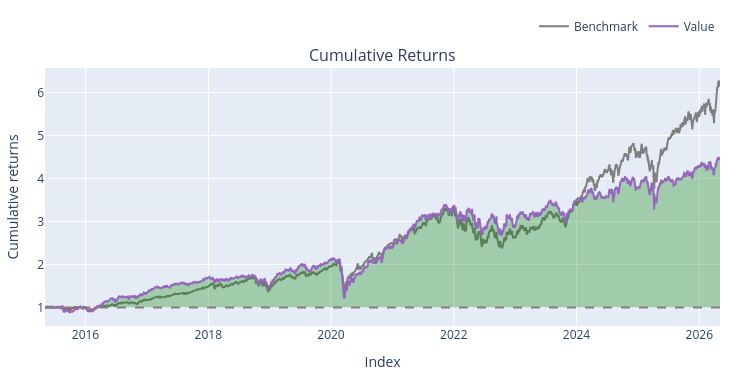

This figure's notebook cell:
### Code cell
#Awesome oscilator for s&p500


median_price = (high_df + low_df) / 2


awesome_dict = {}

for ticker in median_price.columns:
    prices = median_price[ticker].to_numpy(dtype=np.float64)

    sma5 = talib.SMA(prices, timeperiod=7)
    sma34 = talib.SMA(prices, timeperiod=56)

    awesome_dict[ticker] = sma5 - sma34

awesome = pd.DataFrame(
    awesome_dict,
    index=median_price.index
)


entries = (awesome < 0) & (awesome.shift(1) > 0)
exits = (awesome > 0) & (awesome.shift(1) < 0)

backtest1 = vbt.Portfolio.from_signals(
    close=close_df,
    entries=entries,
    exits=exits,
    init_cash=100_000.0,
    size=10_000.0,
    size_type="value",
    cash_sharing = True,
    group_by= True,
    freq="1D",
    fees=0.001
)

# 8. View results
print(backtest1.stats())
backtest1.plot().show()

### Figure 1 — Plotly figure (JSON) as saved in the notebook; plotly's stock layout.template omitted (floating-point values rounded to 4 significant figures; data arrays with more than 128 entries replaced by an {"elided": "..."} marker saying what was removed)
{"data": [{"legendgroup": "0", "line": {"color": "#7f7f7f"}, "name": "Benchmark", "showlegend": true, "type": "scatter", "uid": "5a920408-ad0f-4ddb-b492-803a7864e7e4", "x": {"elided": "2766 str values"}, "xaxis": "x", "y": {"elided": "2766 float values"}, "yaxis": "y"}, {"hoverinfo": "skip", "legendgroup": "1", "line": {"color": "rgba(0, 0, 0, 0)", "width": 0}, "opacity": 0, "showlegend": false, "type": "scatter", "uid": "ed56ca16-1d24-4b1f-a4d3-36e82cb9c3bc", "x": {"elided": "2766 str values"}, "xaxis": "x", "y": {"elided": "2766 int values"}, "yaxis": "y"}, {"connectgaps": false, "fill": "tonexty", "fillcolor": "rgba(0, 128, 0, 0.3)", "hoverinfo": "skip", "legendgroup": "1", "line": {"color": "rgba(0, 0, 0, 0)", "width": 0}, "opacity": 0, "showlegend": false, "type": "scatter", "uid": "b5fd762f-f006-4ccd-b301-b55651d56f71", "x": {"elided": "2766 str values"}, "xaxis": "x", "y": {"elided": "2766 float values"}, "yaxis": "y"}, {"hoverinfo": "skip", "legendgroup": "1", "line": {"color": "rgba(0, 0, 0, 0)", "width": 0}, "opacity": 0, "showlegend": false, "type": "scatter", "uid": "ee1b1e46-9a50-4da1-a3b3-2f1aeae5dab6", "x": {"elided": "2766 str values"}, "xaxis": "x", "y": {"elided": "2766 int values"}, "yaxis": "y"}, {"connectgaps": false, "fill": "tonexty", "fillcolor": "rgba(255, 0, 0, 0.3)", "hoverinfo": "skip", "legendgroup": "1", "line": {"color": "rgba(0, 0, 0, 0)", "width": 0}, "opacity": 0, "showlegend": false, "type": "scatter", "uid": "24d81c28-eefe-4ac0-a35b-5b41aed05b0c", "x": {"elided": "2766 str values"}, "xaxis": "x", "y": {"elided": "2766 float values"}, "yaxis": "y"}, {"legendgroup": "2", "line": {"color": "#9467bd"}, "name": "Value", "showlegend": true, "type": "scatter", "uid": "368caf0b-b0eb-4b63-aaf0-3f618f179b47", "x": {"elided": "2766 str values"}, "xaxis": "x", "y": {"elided": "2766 float values"}, "yaxis": "y"}, {"hoverinfo": "skip", "legendgroup": "1", "line": {"color": "rgba(0, 0, 0, 0)", "width": 0}, "opacity": 0, "showlegend": false, "type": "scatter", "uid": "14c1b520-033e-470b-bd99-6340b7001146", "x": {"elided": "2766 str values"}, "xaxis": "x", "y": {"elided": "2766 int values"}, "yaxis": "y"}], "layout": {"annotations": [{"font": {"size": 16}, "showarrow": false, "text": "Cumulative Returns", "x": 0.5, "xanchor": "center", "xref": "paper", "y": 1, "yanchor": "bottom", "yref": "paper"}], "height": 380, "legend": {"orientation": "h", "traceorder": "normal", "x": 1, "xanchor": "right", "y": 1.105, "yanchor": "bottom"}, "margin": {"b": 30, "l": 30, "r": 30, "t": 30}, "shapes": [{"line": {"color": "gray", "dash": "dash"}, "type": "line", "x0": 0, "x1": 1, "xref": "paper", "y0": 1, "y1": 1, "yref": "y"}], "showlegend": true, "width": 750, "xaxis": {"anchor": "y", "domain": [0, 1], "title": {"text": "Index"}}, "yaxis": {"anchor": "x", "domain": [0, 1], "title": {"text": "Cumulative returns"}}}}
